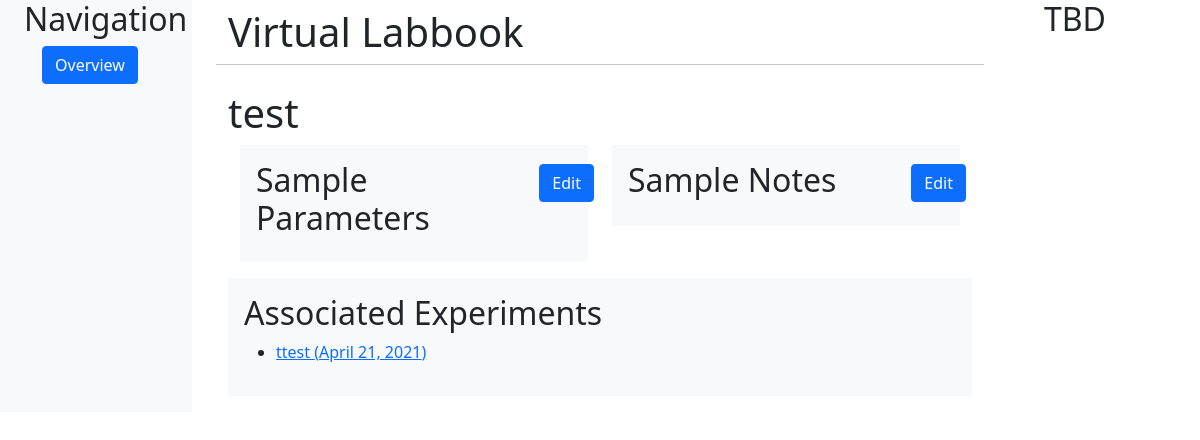
The app's page /polls/sample/1/, older data.
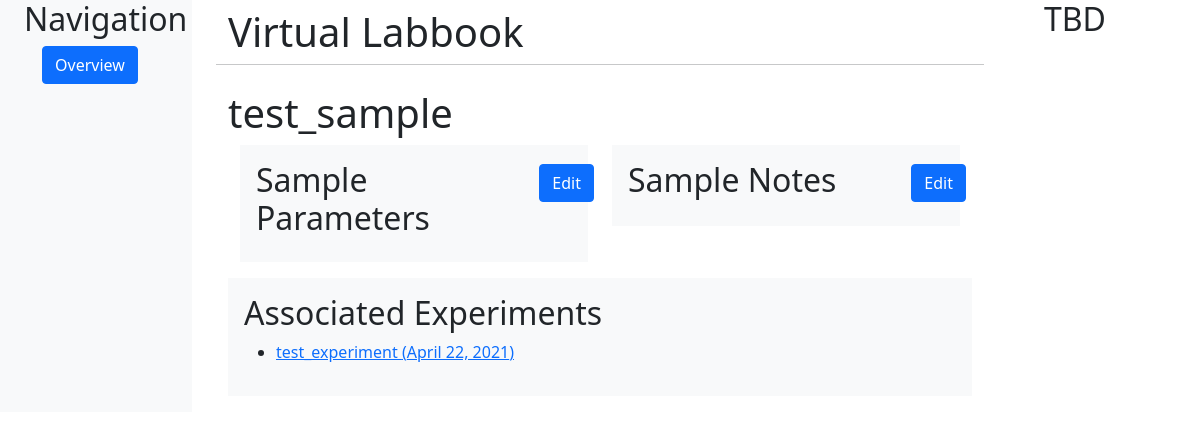
The same page, newer data.
### polls/models.py (models this page shows, shortened)
class Sample(models.Model):
    name = models.CharField(max_length=200)

class Experiment(models.Model):
    sample = models.ForeignKey(Sample, on_delete=models.PROTECT, related_name='experiments')
    name = models.CharField(max_length=200)
    date = models.DateField('Date of experiment', default=datetime.datetime.now)

### polls/views.py (the view)
# urls.py: path('sample/<int:parent_id>/', views.SampleDetailView.as_view(),
class SampleDetailView(generic.DetailView):
    template_name = 'polls/sample-detail.html'
    object = None
    def get(self, request, *args, **kwargs):
        self.object = get_object_or_404(Sample, id=self.kwargs['parent_id'])
        return self.render_to_response(self.get_context_data(parent=self.object,
                                                             parent_id=self.object.id))

### polls/templates/polls/sample-detail.html (shortened to what this page needs)
{%extends 'polls/base.html'%}
{% block content %}
<h1>
    {{ parent.name }}
</h1>
<div class="row row-cols-1 row-cols-lg-2">
    <div class="col">
        <div class="py-3 px-3 mb-3 bg-light text-dark">
            <h2>
                <div class="row">
                    <div class="col">Sample Parameters</div>
                    <div class="col-2">
                        {% if update_name != 'parameter' %}
                        <form action="{% url 'polls:sample-update-parameter' parent_id %}" method="get">
                            <input class="btn btn-primary" type="submit" value="Edit">
                        </form>
                        {% endif %}
                    </div>
                </div>
            </h2>
        </div>
    </div>
    <div class="col">
        <div class=" py-3 px-3 mb-3 bg-light text-dark">
            <h2>
                <div class="row">
                    <div class="col">Sample Notes</div>
                    <div class="col-2">
                        {% if update_name != 'step' %}
                        <form action="{% url 'polls:sample-update-note' parent_id %}" method="get">
                            <input class="btn btn-primary" type="submit" value="Edit">
                        </form>
                        {%endif%}
                    </div>
                </div>
            </h2>
        </div>
    </div>
</div>
<div class="col">
    <div class=" py-3 px-3 mb-3 bg-light text-dark">
        <h2>
            Associated Experiments
        </h2>
        <div class="row">
            <div class="col-md-auto">
                <ul>
                    {% for experiment in parent.experiments.all %}
                    <li>
                        <a href="{%url 'polls:experiment-detail' experiment.id%}">
                            {{ experiment.name }} ({{ experiment.date }})
                        </a>
                    </li>
                    {% endfor %}
                </ul>
            </div>
        </div>
    </div>
</div>
{% endblock %}

Row changes from the older to the newer data that the page shows:
removed Experiment: name "ttest", date "April 21, 2021"
changed Sample: name "test" → "test_sample"
added Experiment: name "test_experiment", date "April 22, 2021"
